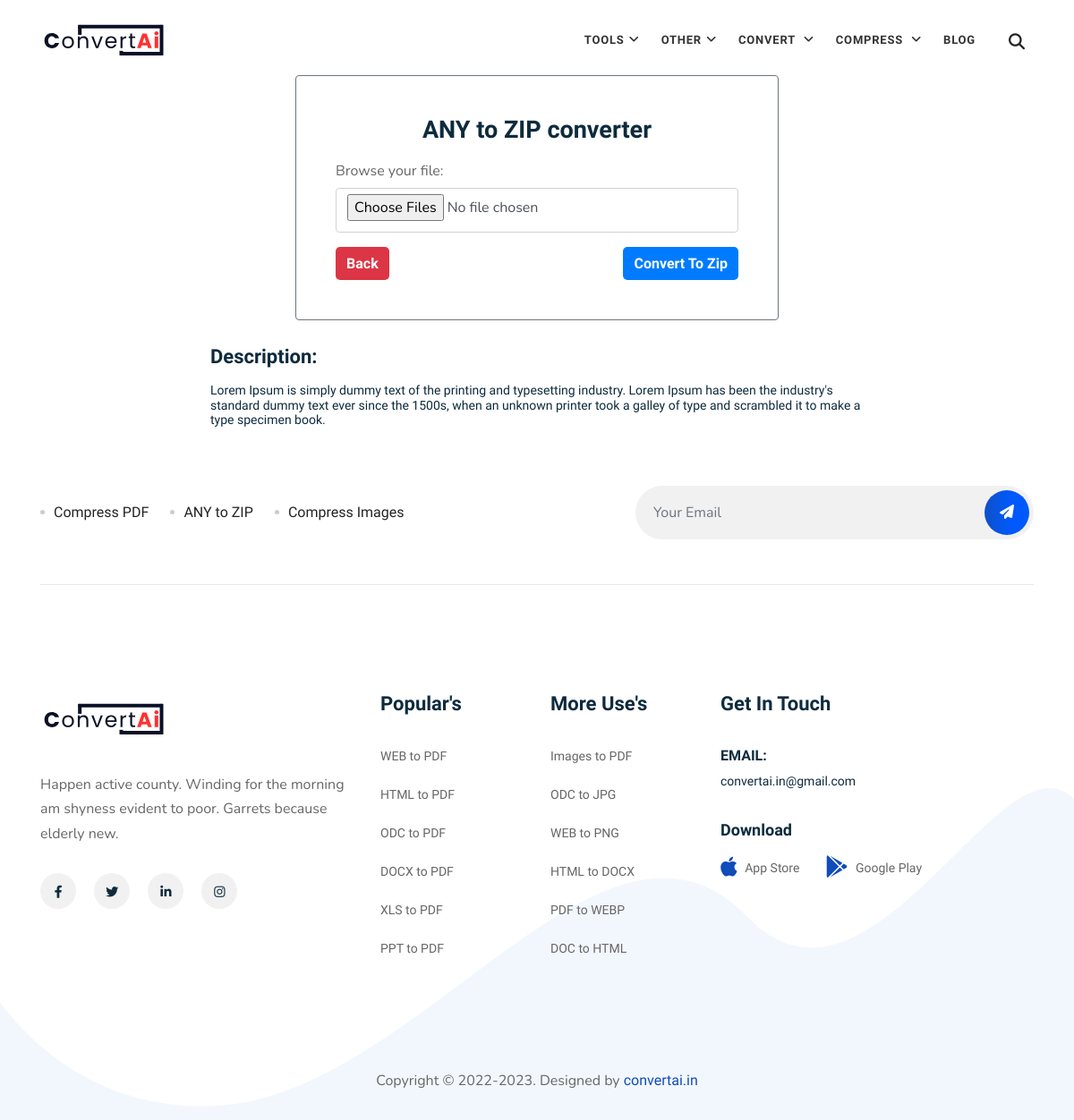
The page /compress.php?url=any-to-zip on the database as committed earlier.
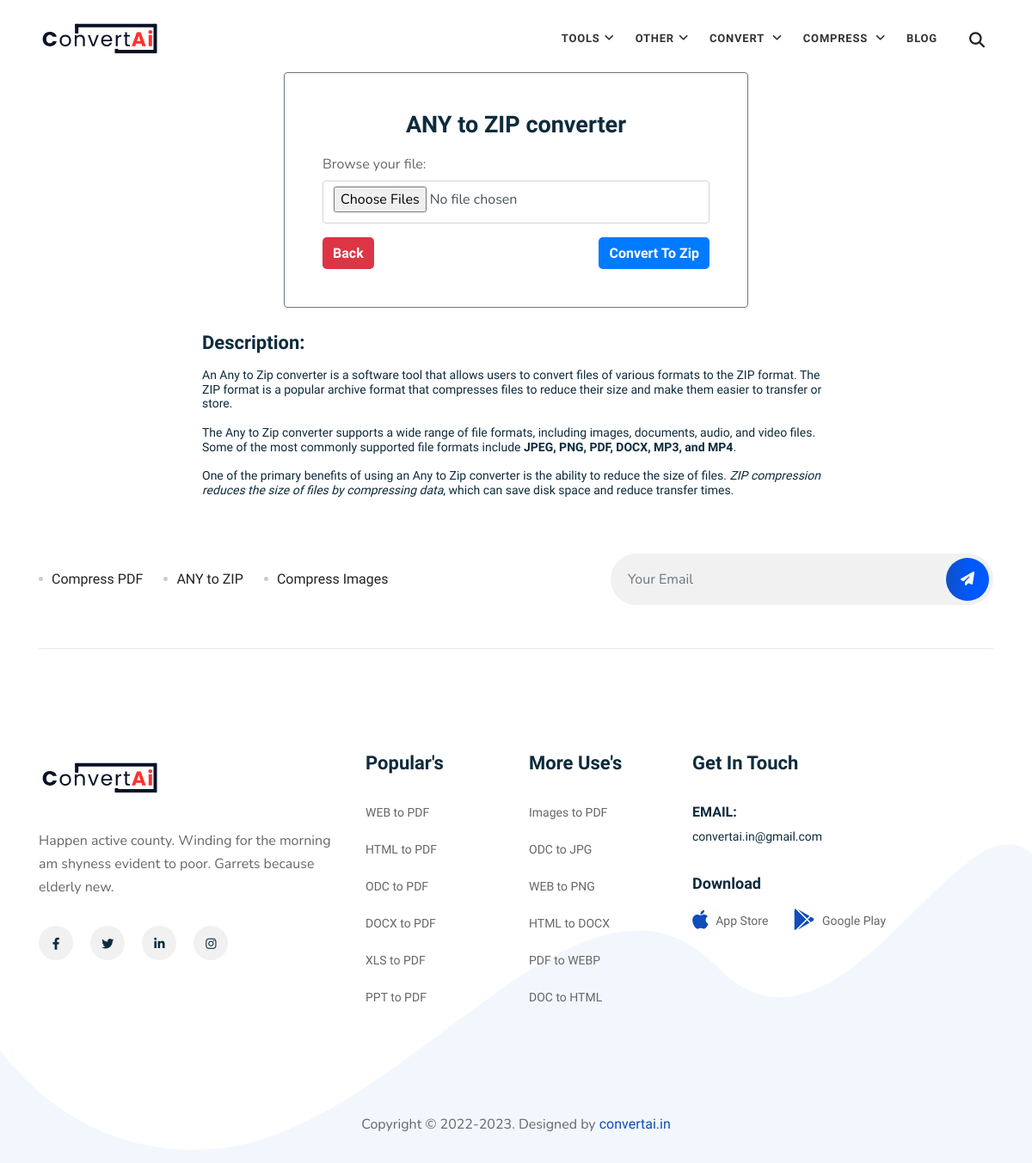
The same page on the database as committed later.
### tables this page shows
CREATE TABLE IF NOT EXISTS `compress_data` (
  `id` int(11) NOT NULL AUTO_INCREMENT,
  `created_by` int(11) NOT NULL,
  `title` text NOT NULL,
  `file_type` text NOT NULL,
  `accept` text NOT NULL,
  `multiple` int(11) NOT NULL,
  `type` enum('Zip','Images','PDF') NOT NULL,
  `status` int(11) NOT NULL DEFAULT '1',
  `description` text,
  `meta_title` text,
  `meta_author` text,
  `meta_description` text,
  `key_words` text,
  `url` text,
  `created_at` timestamp NOT NULL DEFAULT CURRENT_TIMESTAMP,
  `updated_at` timestamp NOT NULL DEFAULT CURRENT_TIMESTAMP ON UPDATE CURRENT_TIMESTAMP,
  PRIMARY KEY (`id`)
);

### admin/layouts/function.php (called while the page is built, shortened)
<?php
    function single_row($table_name, $conditions, $conn)
    {
        $query = "select * from ".$table_name." where ";
        foreach($conditions as $key=>$rec) {
          $query .= $key." = ".'"'.$rec.'" and ';
        }
        $last_space_position = strrpos($query, ' and');
        $query = substr($query, 0, $last_space_position);
        $data = $conn->query($query);
        $res = mysqli_fetch_assoc($data);
        if($res && $data) {
            return $res;
            die;
        } else {
            return ['error' => mysqli_error($conn)];
            die;
        }
    }
?>

### compress.php (the view, shortened to what this page needs)
<?php
    require_once('system/function.php');
    if(isset($_REQUEST['url']) && !empty($_REQUEST['url'])) {
        $conditions = [
            'url' => $_REQUEST['url'],
            'status' => 1,
        ];
        $return = single_row('`compress_data`', $conditions, $conn);
    } else {
        session_destroy();
        header("Location: ".base_url);
    }
?>
<?php require_once('header.php'); ?>
<div class="container">
    <br>
    <div class="row content_div">
        <div class="col-md-6 mx-auto">
            <br><br>
            <?php if(!empty($return['id'])) { ?>
            <div class="shadow card border-secondary border-3 p-4 rounded bg-white">
                <div class="card-body">
                    <h3 class="card-title mb-3 text-center">
                        <b><?= (!empty($return['title'])) ? $return['title'] : ''; ?></b>
                    </h3>
                    <?php if(!empty($return['type']) && $return['type'] == "Zip") { ?>
                    <form action="<?= $_SERVER['PHP_SELF']; ?>" method="POST" enctype="multipart/form-data"
                        autocomplete="off">
                        <div class="mb-3">
                            <label for="formFile" class="form-label">Browse your file: </label>
                            <input class="form-control example" type="file" name="formFile[]"
                                accept="<?= (!empty($return['accept'])) ? $return['accept'] : ''; ?>"
                                data-toggle="tooltip" data-placement="top"
                                title=" <?= (!empty($return['accept'])) ? $return['accept'] : ''; ?>"
                                <?= ($return['multiple'] == '1') ? 'multiple' : ''; ?> required>
                        </div>
                        <div style="float: left;">
                            <button type="button" class="btn btn-danger"
                                onClick="back()"><b class="button">Back</b></button>
                        </div>
                        <div style="float: right;">
                            <button type="submit" class="btn btn-primary"
                                name="file_submit_zip"><b class="button">Convert to Zip</b></button>
                        </div>
                    </form>
                    <?php } ?>
                </div>
            </div>
            <?php } ?>
        </div>
    </div>
    <div class="row content_div">
        <?php if(!empty($return['description'])) { ?>
            <div class="col-md-8 mx-auto">
                <br>
                <h4><b> Description: </b></h4>
                <h6>
                    <?= (!empty($return['description'])) ? $return['description'] : ''; ?>
                </h6>
            </div>
        <?php } ?>
    </div>
</div>
<?php require_once('footer.php'); ?>

Rows that differ between the two databases and show on the page:
changed compress_data "ANY to ZIP converter": description "Lorem Ipsum is simply dummy text of the printing and typesetting industry. Lorem Ipsum has been the industry's standard dummy text ever since the 1500s, when an unknown printer took a galley of type and scrambled it to make a type specimen book." → "An Any to Zip converter is a software tool that allows users to convert files of various formats to the ZIP format. The ZIP format is a popular archive format that compresses files to reduce their size and make them easier to transfer or store. The Any to Zip converter supports a wide range of file formats, including images, documents, audio, and video files. Some of the most commonly supported file formats include JPEG, PNG, PDF, DOCX, MP3, and MP4 . One of the primary benefits of using an Any to Zip converter is the ability to reduce the size of files. ZIP compression reduces the size of files by compressing data , which can save disk space and reduce transfer times."
